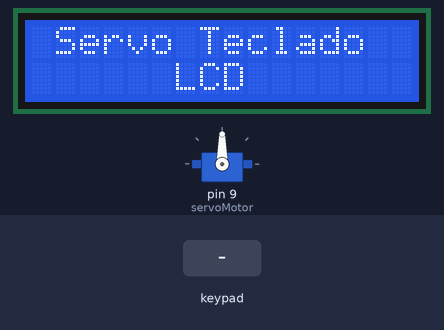
A sketch run on a simulated Arduino Uno, built with avr-gcc and run on an emulated ATmega328P. On the bench: servo, 16×2 character LCD. Inputs (shaded band) come from the test bench. What the sketch prints to the serial monitor is not drawn.

Above: at 0.1 s.
4.3 s: keypad keys 4 5 6 7 # pressed 0.4 s apart
At 6.2 s:
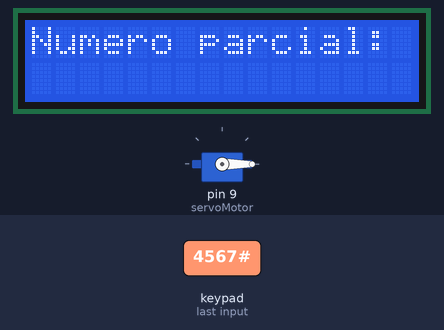
7.8 s: keypad keys 1 3 9 7 * pressed 0.4 s apart
At 10.5 s:
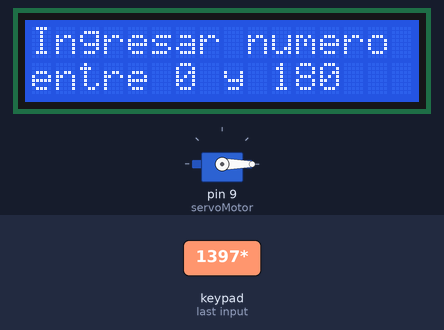
11.3 s: key '2' pressed
At 12.5 s:
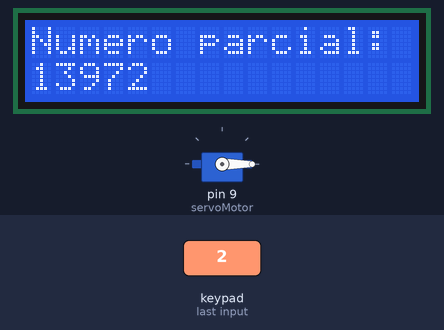
12.8 s: key '8' pressed
At 13.8 s:
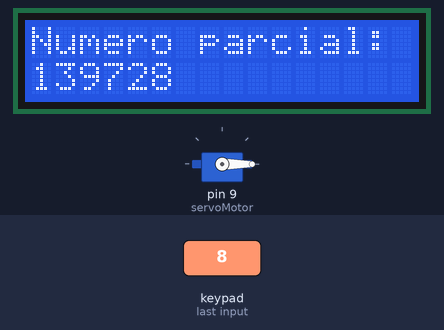
14.3 s: key '*' pressed
At 15.5 s:
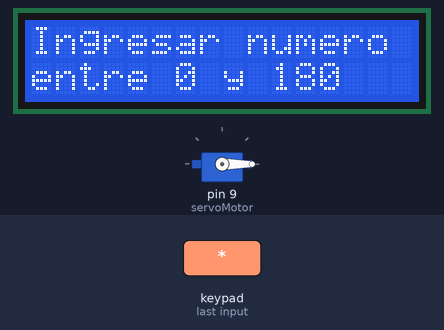
15.8 s: key '#' pressed
At 16.1 s:
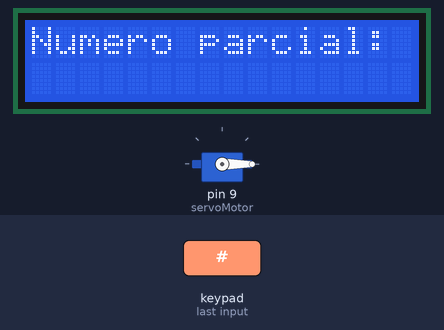
Timing chart, 0 to 18.3 s (numbered marks = the images above; inputs shaded):
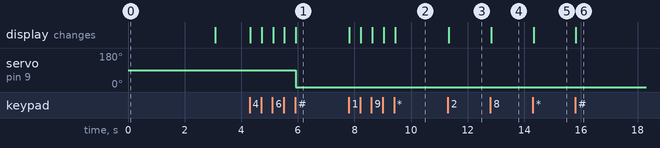

The sketch:

PracticaServo.ino
```cpp
#include <Wire.h>
#include <LiquidCrystal_I2C.h>
LiquidCrystal_I2C lcd(0x27,16,2);

#include <Servo.h>
Servo servoMotor;

#include<Keypad.h>
const byte filas = 4;
const byte columnas = 3;
byte pinesF[filas] = {4,5,6,7};
byte pinesC[columnas] = {11,12,10};

char teclas [filas][columnas] = {
    {'1','2','3'},
    {'4','5','6'},
    {'7','8','9'},
    {'*','0','#'}
};

Keypad teclado = Keypad(makeKeymap(teclas), pinesF, pinesC, filas, columnas);
char tecla;

String numeroIngresado = "";

void setup() {
  Serial.begin(9600);
  servoMotor.attach(9);

  lcd.init();
  lcd.backlight();
  lcd.setCursor(1, 0);
  lcd.print("Servo Teclado");
  lcd.setCursor(6, 1);
  lcd.print("LCD");
  delay(3000);
  lcd.clear();
}

void mostrarMensaje(String mensaje1, String mensaje2) {
  lcd.clear();
  lcd.setCursor(0, 0);
  lcd.print(mensaje1);
  lcd.setCursor(0, 1);
  lcd.print(mensaje2);
}

void procesarAsterisco() {
  int numIngresado = numeroIngresado.toInt();

  if (numIngresado >= 0 && numIngresado <= 180) {
    servoMotor.write(numIngresado);
  } else if (numIngresado > 180) {
    mostrarMensaje("Ingresar numero", "entre 0 y 180");
  }
}

void limpiarNumeroIngresado() {
  numeroIngresado = "";
  mostrarMensaje("Numero parcial:", "");
}

void posicionInicialServo() {
  servoMotor.write(0);
}

void loop() {
  tecla = teclado.getKey();
  if (tecla != 0) {
    if (tecla == '*') {
      procesarAsterisco();
    } else if (tecla == '#') {
      limpiarNumeroIngresado();
      posicionInicialServo();
    } else {
      numeroIngresado += tecla;
      Serial.print(tecla);
      mostrarMensaje("Numero parcial:", numeroIngresado);
    }
  }
}
```

Measured:
- after the input at 4.3 s, servo on pin 9 (servoMotor): 90° → 0° after 1.6 s; the display: first changes at once (image 1 shows a later state)
- after the input at 7.8 s, the display: first changes at once (image 2 shows a later state)
- after the input at 11.3 s, the display: changes at once (image 3)
- after the input at 12.8 s, the display: changes at once (image 4)
- after the input at 14.3 s, the display: changes at once (image 5)
- after the input at 15.8 s, the display: changes at once (image 6)
